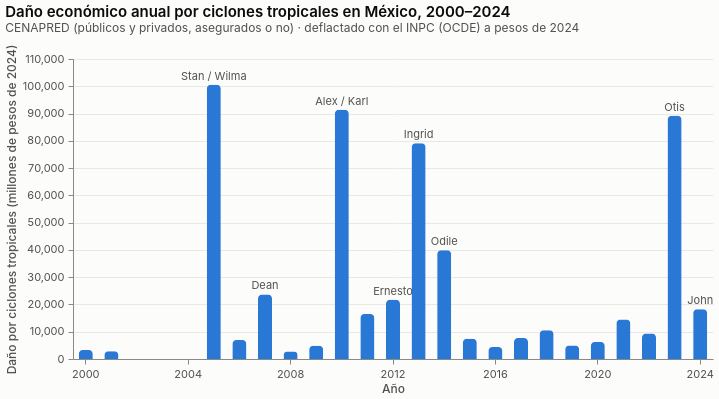

The cell this chart's notebook holds for it:
### Markdown cell above
## 3. Casos mexicanos

**Daño económico por ciclones tropicales (CENAPRED).** Un evento es un registro con el mismo tipo y la misma fecha de inicio,
sumado sobre los estados que afectó. Los montos se deflactan a pesos de 2024. Tres años concentran la mayor parte del daño:
2005 (Stan y Wilma), 2010 (Alex, Karl y Matthew) y 2023 (Otis).

### Code cell
fig["11_mx_dano_anual"]

### Figure 1 — Vega-Lite specification as saved in the notebook (floating-point values rounded to 4 significant figures)
{"$schema": "https://vega.github.io/schema/vega-lite/v6.4.1.json", "config": {"axis": {"domainColor": "#8a8984", "gridColor": "#e9e8e4", "labelColor": "#52514e", "labelFontSize": 11, "labelPadding": 4, "tickColor": "#8a8984", "titleColor": "#52514e", "titleFontSize": 12, "titleFontWeight": 500}, "axisX": {"grid": false}, "background": "#fcfcfb", "bar": {"cornerRadiusEnd": 4}, "font": "Inter, Segoe UI, Helvetica, Arial, sans-serif", "legend": {"labelColor": "#52514e", "labelFontSize": 11, "labelLimit": 420, "orient": "top", "symbolStrokeWidth": 2, "titleColor": "#52514e", "titleFontSize": 11}, "line": {"strokeWidth": 2}, "point": {"filled": true, "size": 64}, "range": {"category": ["#2a78d6", "#eb6834", "#1baf7a"]}, "title": {"anchor": "start", "color": "#0b0b0b", "fontSize": 15, "fontWeight": 600, "offset": 10, "subtitleColor": "#52514e", "subtitleFontSize": 12}, "view": {"stroke": null}}, "datasets": {"data-a5899633d3caac4772d73df9cc5bbf89": [{"anio": 2005, "dano": 88690.0, "nombre": "Stan / Wilma", "y": 100500.0}, {"anio": 2007, "dano": 14530.0, "nombre": "Dean", "y": 23670.0}, {"anio": 2010, "dano": 91430.0, "nombre": "Alex / Karl", "y": 91440.0}, {"anio": 2012, "dano": 9914.0, "nombre": "Ernesto", "y": 21750.0}, {"anio": 2013, "dano": 44400.0, "nombre": "Ingrid", "y": 79080.0}, {"anio": 2014, "dano": 38000.0, "nombre": "Odile", "y": 39870.0}, {"anio": 2023, "dano": 87500.0, "nombre": "Otis", "y": 89220.0}, {"anio": 2024, "dano": 13970.0, "nombre": "John", "y": 18290.0}], "data-b069f9e4075e5588e48b7ab804bbdbfa": [{"anio": 2000, "dano": 3282.0}, {"anio": 2001, "dano": 2878.0}, {"anio": 2002, "dano": 0.0}, {"anio": 2003, "dano": 0.0}, {"anio": 2004, "dano": 3.286}, {"anio": 2005, "dano": 100500.0}, {"anio": 2006, "dano": 6972.0}, {"anio": 2007, "dano": 23670.0}, {"anio": 2008, "dano": 2736.0}, {"anio": 2009, "dano": 4832.0}, {"anio": 2010, "dano": 91440.0}, {"anio": 2011, "dano": 16500.0}, {"anio": 2012, "dano": 21750.0}, {"anio": 2013, "dano": 79080.0}, {"anio": 2014, "dano": 39870.0}, {"anio": 2015, "dano": 7457.0}, {"anio": 2016, "dano": 4379.0}, {"anio": 2017, "dano": 7732.0}, {"anio": 2018, "dano": 10550.0}, {"anio": 2019, "dano": 4956.0}, {"anio": 2020, "dano": 6218.0}, {"anio": 2021, "dano": 14450.0}, {"anio": 2022, "dano": 9356.0}, {"anio": 2023, "dano": 89220.0}, {"anio": 2024, "dano": 18290.0}]}, "height": 300, "layer": [{"data": {"name": "data-b069f9e4075e5588e48b7ab804bbdbfa"}, "encoding": {"tooltip": [{"field": "anio", "title": "año", "type": "ordinal"}, {"field": "dano", "format": ",.0f", "title": "daño", "type": "quantitative"}], "x": {"axis": {"labelAngle": 0, "values": [2000, 2004, 2008, 2012, 2016, 2020, 2024]}, "field": "anio", "title": "Año", "type": "ordinal"}, "y": {"field": "dano", "title": "Daño por ciclones tropicales (millones de pesos de 2024)", "type": "quantitative"}}, "mark": {"color": "#2a78d6", "type": "bar", "width": 14}}, {"data": {"name": "data-a5899633d3caac4772d73df9cc5bbf89"}, "encoding": {"text": {"field": "nombre", "type": "nominal"}, "x": {"field": "anio", "type": "ordinal"}, "y": {"field": "y", "type": "quantitative"}}, "mark": {"color": "#52514e", "dy": -8, "fontSize": 11, "type": "text"}}], "title": {"subtitle": "CENAPRED (públicos y privados, asegurados o no) · deflactado con el INPC (OCDE) a pesos de 2024", "text": "Daño económico anual por ciclones tropicales en México, 2000–2024"}, "width": 640}
